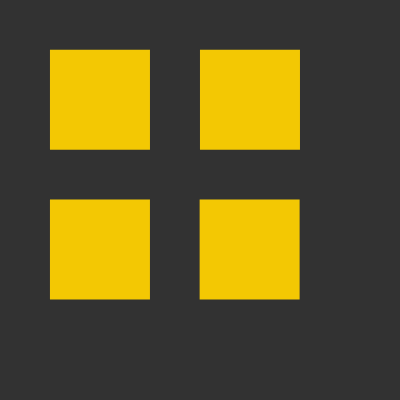
Frame 1 (no input)
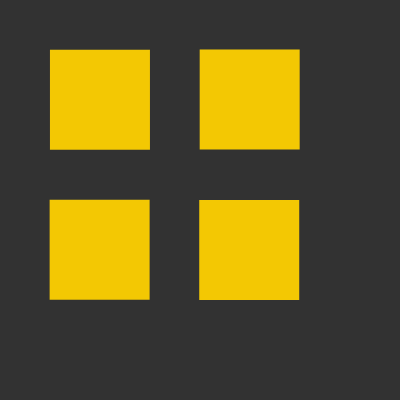
Frame 60 (no input)
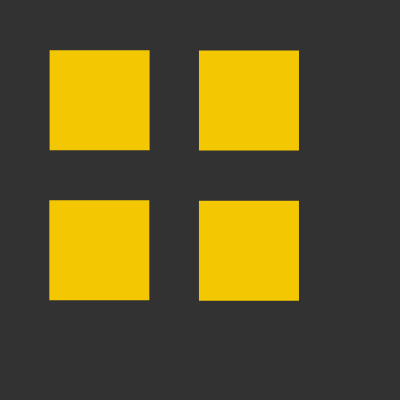
Frame 120 (the mouse pressed at the canvas centre since frame 60)

The p5.js sketch that drew these frames (run headless with seeded random() and noise() and a simulated clock; from frame 60 on, the mouse is pressed at the canvas centre):

// p5.js sketch
// ── sketch.js
let square_width = 100;
let pitch = 50;
let mouse_speed;

function setup() {
  createCanvas(400, 400);
  frameRate(24);
  noStroke();
}

function draw() {
  background(50);
  fill(255, 210, 0, 240);
  // warm yellow
 
  for (
    let square_x = 50;
    square_x < width - square_width;
    square_x += square_width + pitch
  ) {
 
    for (
      let square_y = 50;
      square_y < height - square_width;
      square_y += square_width + pitch
    ) {
      change_X();
      let flutter = random(-0.5, 0.15);
      square_x = square_x + flutter;
      flutter = random(-0.5, 0.5);
      square_y = square_y + flutter;
      // console.log(square_x)
      draw_squares(square_x, square_y, square_width);
    }
  }
}

function change_X() {
  if (mouseX !== pmouseX) {
    mouse_speed = mouseX-pmouseX;
    console.log('mouse_speed = '+mouse_speed);
    flutter = random(-10*mouse_speed, 10*mouse_speed);
    return flutter;
  }
}

//system variable pmouseX always contains the horizontal position of the mouse or finger in the frame previous to the current frame

function draw_squares(rleft, rtop, sq_width) {
  rect(rleft, rtop, sq_width, sq_width);
}

//translate(width / 2, height / 2);
//for (let i = 0; i < 9; i++)

// for (var x = 5; x < width; x += 50) {
//     //nested loop to scan columns
//     for (var y = 5; y < height; y += 45) {
//       randomFill();
//       rect(x, y, 45, 40);
//     }
//   }
